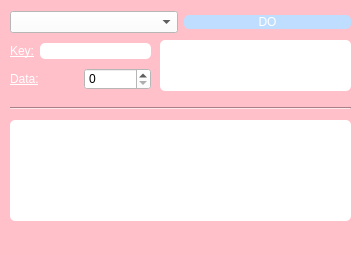
<?xml version="1.0" encoding="UTF-8"?>
<ui version="4.0">
 <class>MainWindow</class>
 <widget class="QMainWindow" name="MainWindow">
  <property name="geometry">
   <rect>
    <x>0</x>
    <y>0</y>
    <width>361</width>
    <height>255</height>
   </rect>
  </property>
  <property name="windowTitle">
   <string>MainWindow</string>
  </property>
  <property name="styleSheet">
   <string notr="true">background-color: #FFC0CA;</string>
  </property>
  <widget class="QWidget" name="centralwidget">
   <widget class="QTextEdit" name="InfoSet">
    <property name="geometry">
     <rect>
      <x>160</x>
      <y>40</y>
      <width>191</width>
      <height>51</height>
     </rect>
    </property>
    <property name="styleSheet">
     <string notr="true">background-color: rgb(255, 255, 255);
border-radius: 5px;
font: 16pt &quot;Small Fonts&quot;;</string>
    </property>
   </widget>
   <widget class="QTableWidget" name="tableWidget">
    <property name="geometry">
     <rect>
      <x>10</x>
      <y>120</y>
      <width>341</width>
      <height>101</height>
     </rect>
    </property>
    <property name="styleSheet">
     <string notr="true">background-color: rgb(255, 255, 255);
border-radius: 5px;
font: 16pt &quot;Small Fonts&quot;;</string>
    </property>
   </widget>
   <widget class="Line" name="line">
    <property name="geometry">
     <rect>
      <x>10</x>
      <y>100</y>
      <width>341</width>
      <height>16</height>
     </rect>
    </property>
    <property name="orientation">
     <enum>Qt::Horizontal</enum>
    </property>
   </widget>
   <widget class="QWidget" name="">
    <property name="geometry">
     <rect>
      <x>10</x>
      <y>10</y>
      <width>341</width>
      <height>24</height>
     </rect>
    </property>
    <layout class="QHBoxLayout" name="horizontalLayout">
     <item>
      <widget class="QComboBox" name="comboBox_Umap">
       <property name="styleSheet">
        <string notr="true">background-color: rgb(255, 255, 255); 
font: 13pt &quot;Small Fonts&quot;;

</string>
       </property>
      </widget>
     </item>
     <item>
      <widget class="QPushButton" name="do_Umap">
       <property name="styleSheet">
        <string notr="true">background-color: #BFDEFF;
border-radius: 5px;
font: 15pt &quot;MS Serif&quot;;
color: rgb(255, 255, 255);

</string>
       </property>
       <property name="text">
        <string>DO</string>
       </property>
      </widget>
     </item>
    </layout>
   </widget>
   <widget class="QWidget" name="">
    <property name="geometry">
     <rect>
      <x>10</x>
      <y>40</y>
      <width>141</width>
      <height>54</height>
     </rect>
    </property>
    <layout class="QVBoxLayout" name="verticalLayout">
     <item>
      <layout class="QHBoxLayout" name="horizontalLayout_2">
       <item>
        <widget class="QLabel" name="label">
         <property name="styleSheet">
          <string notr="true">font: 17pt &quot;MS Serif&quot;;
text-decoration: underline;
color: rgb(255, 255, 255);</string>
         </property>
         <property name="text">
          <string>Key:</string>
         </property>
        </widget>
       </item>
       <item>
        <widget class="QLineEdit" name="lineEdit_Umap">
         <property name="styleSheet">
          <string notr="true">background-color: rgb(255, 255, 255);
border-radius: 5px;
font: 16pt &quot;Small Fonts&quot;;</string>
         </property>
        </widget>
       </item>
      </layout>
     </item>
     <item>
      <layout class="QHBoxLayout" name="horizontalLayout_3">
       <item>
        <widget class="QLabel" name="label_2">
         <property name="styleSheet">
          <string notr="true">font: 17pt &quot;MS Serif&quot;;
text-decoration: underline;
color: rgb(255, 255, 255);</string>
         </property>
         <property name="text">
          <string>Data:</string>
         </property>
        </widget>
       </item>
       <item>
        <widget class="QSpinBox" name="spinBox_Umap">
         <property name="styleSheet">
          <string notr="true">background-color: rgb(255, 255, 255); 
font: 13pt &quot;Small Fonts&quot;;

</string>
         </property>
        </widget>
       </item>
      </layout>
     </item>
    </layout>
   </widget>
  </widget>
  <widget class="QMenuBar" name="menubar">
   <property name="geometry">
    <rect>
     <x>0</x>
     <y>0</y>
     <width>361</width>
     <height>17</height>
    </rect>
   </property>
  </widget>
  <widget class="QStatusBar" name="statusbar"/>
 </widget>
 <resources/>
 <connections/>
</ui>
